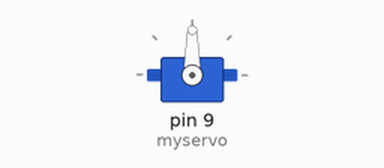
This sketch was run on a simulated Arduino Uno, built with avr-gcc and run on an emulated ATmega328P. On the bench: servo.

Above: at 0.05 s.
Timing chart, 0 to 4.6 s (numbered marks = the images above):
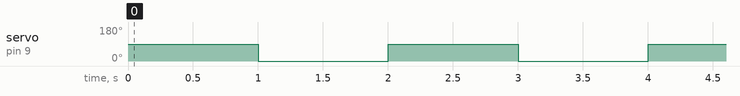

The sketch:

servomovement.ino
```cpp
/*
online simulation: https://wokwi.com/projects/376811452089914369
*/

#include <Servo.h>

Servo myservo;

void setup(){
  myservo.attach(9);
  myservo.write(90);
}

void loop(){
  myservo.write(90);
  delay(1000);
  myservo.write(0);
  delay(1000);
}
```

Measured:
- by itself, servo on pin 9 (myservo): alternates 90° for 1.0 s and 0° for 1.0 s
